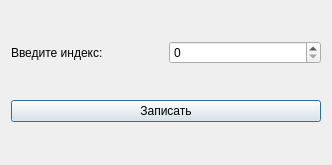
<?xml version="1.0" encoding="UTF-8"?>
<ui version="4.0">
 <class>InputIndexDialog</class>
 <widget class="QDialog" name="InputIndexDialog">
  <property name="geometry">
   <rect>
    <x>0</x>
    <y>0</y>
    <width>332</width>
    <height>165</height>
   </rect>
  </property>
  <property name="sizePolicy">
   <sizepolicy hsizetype="Minimum" vsizetype="Minimum">
    <horstretch>0</horstretch>
    <verstretch>0</verstretch>
   </sizepolicy>
  </property>
  <property name="windowTitle">
   <string>Ввод индекса</string>
  </property>
  <layout class="QVBoxLayout" name="verticalLayout">
   <item>
    <layout class="QHBoxLayout" name="horizontalLayout">
     <item>
      <widget class="QLabel" name="label">
       <property name="text">
        <string>Введите индекс:</string>
       </property>
      </widget>
     </item>
     <item>
      <widget class="QSpinBox" name="indexSpinBox"/>
     </item>
    </layout>
   </item>
   <item>
    <widget class="QPushButton" name="submitButton">
     <property name="text">
      <string>Записать</string>
     </property>
    </widget>
   </item>
  </layout>
 </widget>
 <resources/>
 <connections/>
</ui>
